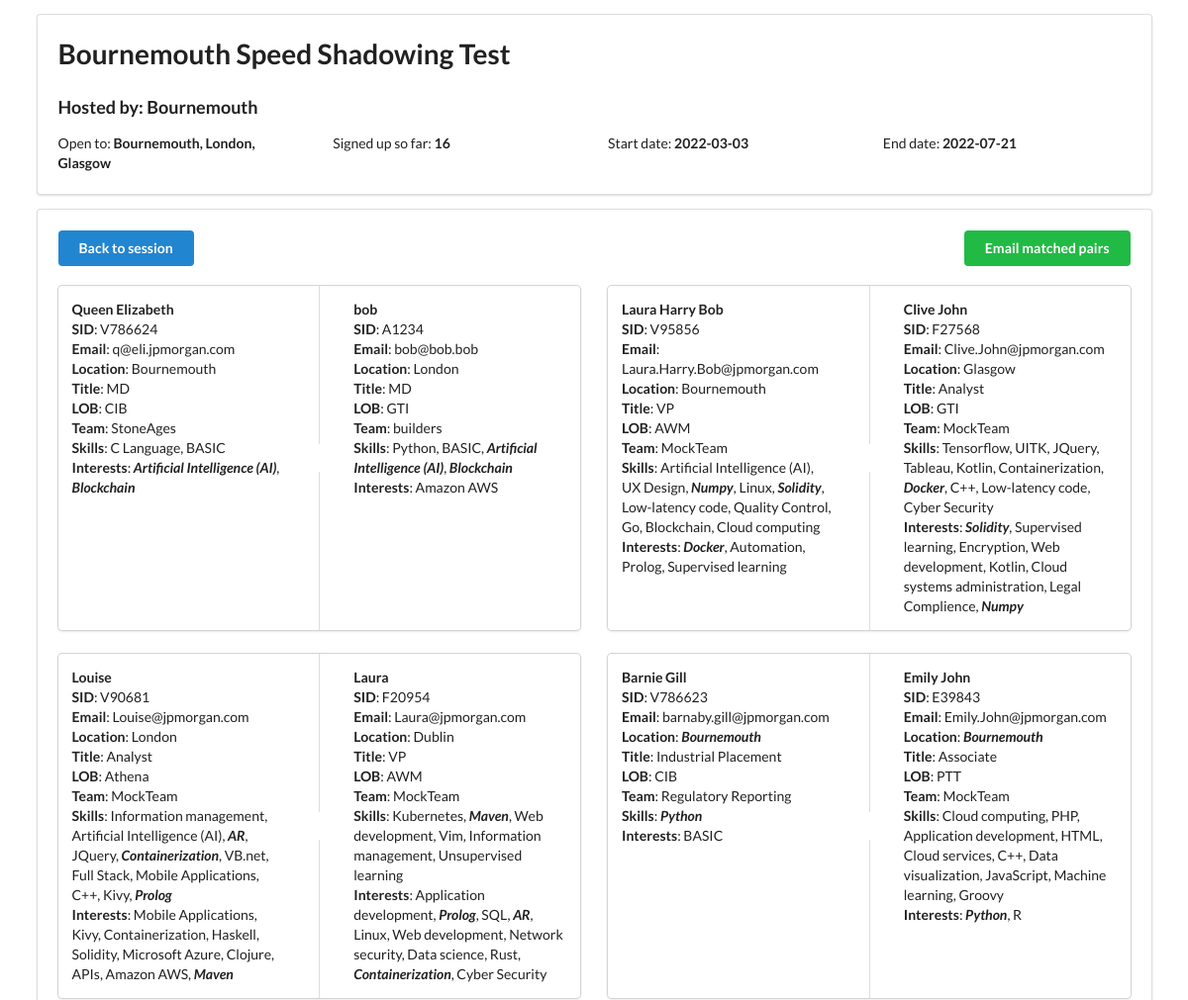
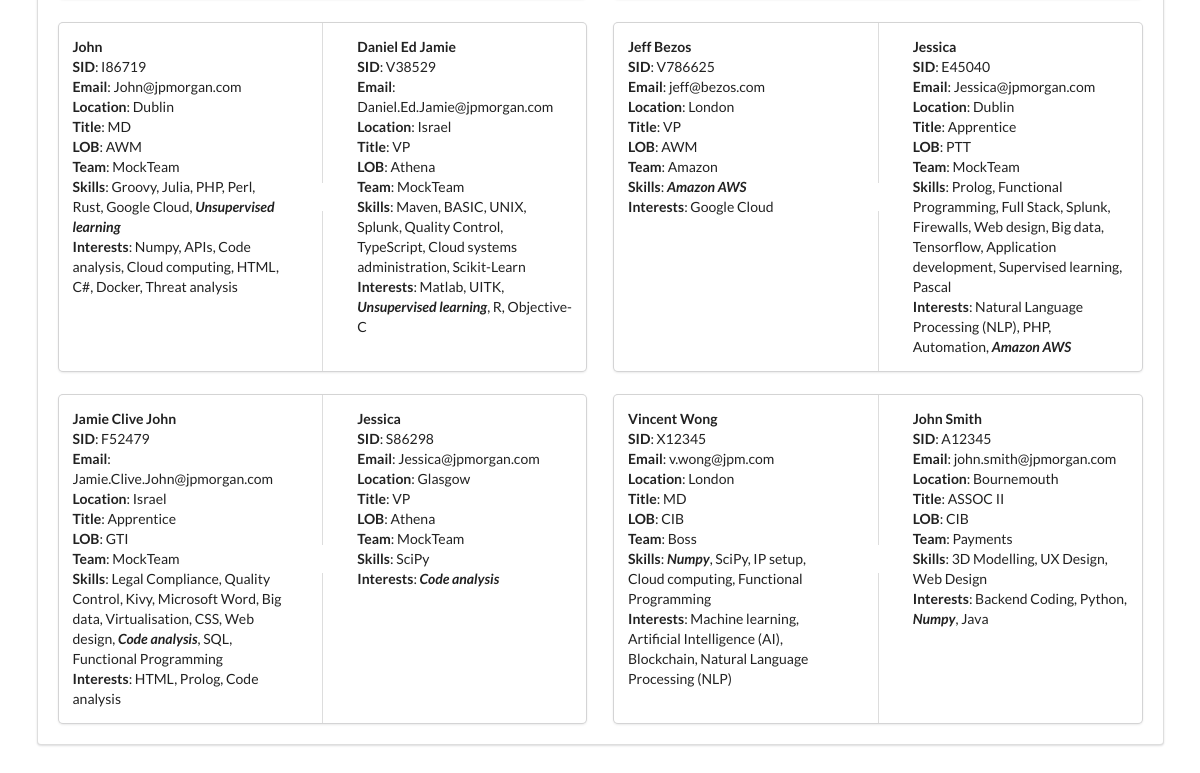
Screenshot of /events/1/match with the database file from the repository (2 pictures, top to bottom).
### tables this page shows
CREATE TABLE EVENTS (EVENT_ID INTEGER PRIMARY KEY AUTOINCREMENT, EVENT_NAME VARCHAR, HOST_LOCATION VARCHAR, OPEN_TO VARCHAR, HOST_SID VARCHAR, START_DATE DATE, END_DATE DATE);

CREATE TABLE SIGNUPS (SID VARCHAR PRIMARY KEY, EVENT_ID INTEGER, NAME VARCHAR, EMAIL VARCHAR, LOCATION VARCHAR, JOB_TITLE VARCHAR, LOB VARCHAR, TEAM VARCHAR, SKILLS VARCHAR, INTERESTS VARCHAR, SIGNUP_TIME TIME);

### main.py (the view, shortened to what this page needs)
@app.route("/events/<eventID>/match", methods=["GET"])
def match_participants(eventID):
    found = False
    event_name, location, open_to, _, host, start_date, end_date = get_event_details(eventID)
    print(event_name, location, open_to, host, start_date, end_date)
    participants = get_signed_up(eventID)
    signup_count = len(participants)
    data = get_existing_matches(eventID)
    if data:
        saved_participants, saved_matches = data
        saved_participants_set = set(saved_participants.split(','))
        existing_participants_set = set([x[0] for x in participants])
        if saved_participants_set == existing_participants_set:
            compatability, saved_triple = expand_saved_matches(saved_matches)
            triple = populate_matches_for_display(saved_triple, eventID) if saved_triple else None
            matches = [populate_matches_for_display(x, eventID) for x in compatability]
            found = True
            logging.warning("~~Populating saved~~")
    logging.warning(matches)
    logging.warning(triple)
    return render_template(
                "view_matches.html",
                matches=matches,
                triple=triple,
                signup_count=signup_count,
                eventID=eventID,
                event_name=event_name,
                open_to=open_to,
                host=host,
                start_date=start_date,
                end_date=end_date,
            )

### main.py (called while the page is built)
def expand_saved_matches(matches):
    matches_list = [x.split(",") for x in matches.split("|")]
    expanded_matches = []
    extra = None
    for m in matches_list:
        if len(m) == 3:
            expanded_matches.append(m)
        elif len(m) == 4:
            extra = m
        else:
            logging.warning(f"{m} - Length = {len(m)}")
    return expanded_matches, extra

def get_existing_matches(eventID):
    with sqlite3.connect(DB_PATH) as conn:
        cur = conn.cursor()
        cur.execute(
            "SELECT PARTICIPANTS, MATCHES "
            "FROM FOUND_MATCHES "
            "WHERE EVENT_ID = ? "
            "AND GENERATE_TS = "
            "(SELECT MAX(GENERATE_TS) FROM FOUND_MATCHES WHERE EVENT_ID=?);",
            (eventID,eventID)
        )
        res = cur.fetchone()
    if res:
        return res[0], res[1]
    else:
        return None

def get_event_details(eventID):
    with sqlite3.connect(DB_PATH) as conn:
        cur = conn.cursor()
        cur.execute(
            "SELECT EVENT_NAME, HOST_LOCATION, OPEN_TO, "
            "HOST_SID, HOST_LOCATION, START_DATE, END_DATE "
            "FROM EVENTS "
            "WHERE EVENT_ID = ?;",
            (eventID,)
        )
        event = cur.fetchone()
    return event

def get_signed_up(eventID):
    with sqlite3.connect(DB_PATH) as conn:
        cur = conn.cursor()
        cur.execute(
            "SELECT SID, EVENT_ID, NAME, EMAIL, LOCATION, JOB_TITLE, "
            "LOB, TEAM, SKILLS, INTERESTS, SIGNUP_TIME "
            "FROM SIGNUPS WHERE EVENT_ID=?;",
            (eventID,)
        )
        res = cur.fetchall()
    return res

def get_user_from_sid(eventID, sid):
    with sqlite3.connect(DB_PATH) as conn:
        cur = conn.cursor()
        cur.execute(
            "SELECT SID, EVENT_ID, NAME, EMAIL, LOCATION, JOB_TITLE, "
            "LOB, TEAM, SKILLS, INTERESTS, SIGNUP_TIME "
            "FROM SIGNUPS WHERE EVENT_ID=? AND SID=?;",
            (eventID,sid)
        )
        res = cur.fetchone()
    return res

def get_skill_list(skill_store_str):
    return [x.split("//")[1] for x in skill_store_str.split("|")]

### templates/view_matches.html (shortened to what this page needs)
<!DOCTYPE html>
<html>
<head>
<link rel="stylesheet" href="https://cdnjs.cloudflare.com/ajax/libs/semantic-ui/2.4.1/semantic.min.css">
</head>
<body>
    <div class="ui container">
        <div class="ui padded segment">
            <h1>{{event_name}}</h1>
            <h3>Hosted by: {{host}}</h3>
            <div class="ui grid">
                <div class="four wide column">Open to: <b>{{open_to}}</b></div>
                <div class="four wide column">Signed up so far: <b>{{signup_count}}</b></div>
                <div class="four wide column"> Start date: <b>{{start_date}}</b></div>
                <div class="four wide column">End date: <b>{{end_date}}</b></div>
            </div>
        </div>
        <div class="ui padded segment">
            <a href="{{ url_for('load_session', eventID=eventID) }}">
                <button type="button" class="ui button blue">Back to session</button>
            </a>
            <a href="{{ url_for('email_matches', eventID=eventID, matches=matches, triple=triple) }}">
                <button type="button" class="ui right floated button green">Email matched pairs</button>
            </a>
            <br><br>
            <div class="ui two cards">
                {% for pair in matches %}
                    <div class="ui centered card">
                        <div class="content">
                            <div class="ui two column very relaxed grid">
                                <div class="column">
                                    <b>{{pair[1][2]}}</b><br>
                                    <b>SID</b>: {{pair[1][0]}}<br>
                                    <b>Email</b>: {{pair[1][3]}}<br>
                                    <b>Location</b>: {{pair[1][4] | safe}}<br>
                                    <b>Title</b>: {{pair[1][5]}}<br>
                                    <b>LOB</b>: {{pair[1][6]}}<br>
                                    <b>Team</b>: {{pair[1][7]}}<br>
                                    <b>Skills</b>: {{pair[1][8] | safe}}<br>
                                    <b>Interests</b>: {{pair[1][9] | safe}}
                                </div>
                                <div class="column">
                                    <b>{{pair[2][2]}}</b><br>
                                    <b>SID</b>: {{pair[2][0]}}<br>
                                    <b>Email</b>: {{pair[2][3]}}<br>
                                    <b>Location</b>: {{pair[2][4] | safe}}<br>
                                    <b>Title</b>: {{pair[2][5]}}<br>
                                    <b>LOB</b>: {{pair[2][6]}}<br>
                                    <b>Team</b>: {{pair[2][7]}}<br>
                                    <b>Skills</b>: {{pair[2][8] | safe}}<br>
                                    <b>Interests</b>: {{pair[2][9] | safe}}
                                </div>
                            </div>
                        </div>
                    </div>
                {%endfor%}
            </div>
        </div>
        <br>
    </div>
</body>

### rows the page displays
EVENTS: EVENT_NAME "Bournemouth Speed Shadowing Test", HOST_LOCATION "Bournemouth", OPEN_TO "Bournemouth, London, Glasgow", START_DATE "2022-03-03", END_DATE "2022-07-21"
SIGNUPS: NAME "Queen Elizabeth", SID "V786624", EMAIL "q@eli.jpmorgan.com", LOCATION "Bournemouth", JOB_TITLE "MD", LOB "CIB", TEAM "StoneAges", SKILLS "C Language, BASIC", INTERESTS "Artificial Intelligence (AI) , Blockchain"
SIGNUPS: NAME "bob", SID "A1234", EMAIL "bob@bob.bob", LOCATION "London", JOB_TITLE "MD", LOB "GTI", TEAM "builders", SKILLS "Python, BASIC, Artificial Intelligence (AI) , Blockchain", INTERESTS "Amazon AWS"
SIGNUPS: NAME "Laura Harry Bob", SID "V95856", EMAIL "Laura.Harry.Bob@jpmorgan.com", LOCATION "Bournemouth", JOB_TITLE "VP", LOB "AWM", TEAM "MockTeam", SKILLS "Artificial Intelligence (AI), UX Design, Numpy , Linux, Solidity , Low-latency code, Quality Control, Go, Blockchain, Cloud computing", INTERESTS "Docker , Automation, Prolog, Supervised learning"
SIGNUPS: NAME "Clive John", SID "F27568", EMAIL "Clive.John@jpmorgan.com", LOCATION "Glasgow", JOB_TITLE "Analyst", LOB "GTI", TEAM "MockTeam", SKILLS "Tensorflow, UITK, JQuery, Tableau, Kotlin, Containerization, Docker , C++, Low-latency code, Cyber Security", INTERESTS "Solidity , Supervised learning, Encryption, Web development, Kotlin, Cloud systems administration, Legal Complience, Numpy"
SIGNUPS: NAME "Louise", SID "V90681", EMAIL "Louise@jpmorgan.com", LOCATION "London", JOB_TITLE "Analyst", LOB "Athena", TEAM "MockTeam", SKILLS "Information management, Artificial Intelligence (AI), AR , JQuery, Containerization , VB.net, Full Stack, Mobile Applications, C++, Kivy, Prolog", INTERESTS "Mobile Applications, Kivy, Containerization, Haskell, Solidity, Microsoft Azure, Clojure, APIs, Amazon AWS, Maven"
SIGNUPS: NAME "Laura", SID "F20954", EMAIL "Laura@jpmorgan.com", LOCATION "Dublin", JOB_TITLE "VP", LOB "AWM", TEAM "MockTeam", SKILLS "Kubernetes, Maven , Web development, Vim, Information management, Unsupervised learning", INTERESTS "Application development, Prolog , SQL, AR , Linux, Web development, Network security, Data science, Rust, Containerization , Cyber Security"
SIGNUPS: NAME "Barnie Gill", SID "V786623", EMAIL "barnaby.gill@jpmorgan.com", LOCATION "Bournemouth", JOB_TITLE "Industrial Placement", LOB "CIB", TEAM "Regulatory Reporting", SKILLS "Python", INTERESTS "BASIC"
SIGNUPS: NAME "Emily John", SID "E39843", EMAIL "Emily.John@jpmorgan.com", LOCATION "Bournemouth", JOB_TITLE "Associate", LOB "PTT", TEAM "MockTeam", SKILLS "Cloud computing, PHP, Application development, HTML, Cloud services, C++, Data visualization, JavaScript, Machine learning, Groovy", INTERESTS "Python , R"
SIGNUPS: NAME "John", SID "I86719", EMAIL "John@jpmorgan.com", LOCATION "Dublin", JOB_TITLE "MD", LOB "AWM", TEAM "MockTeam", SKILLS "Groovy, Julia, PHP, Perl, Rust, Google Cloud, Unsupervised learning", INTERESTS "Numpy, APIs, Code analysis, Cloud computing, HTML, C#, Docker, Threat analysis"
SIGNUPS: NAME "Daniel Ed Jamie", SID "V38529", EMAIL "Daniel.Ed.Jamie@jpmorgan.com", LOCATION "Israel", JOB_TITLE "VP", LOB "Athena", TEAM "MockTeam", SKILLS "Maven, BASIC, UNIX, Splunk, Quality Control, TypeScript, Cloud systems administration, Scikit-Learn", INTERESTS "Matlab, UITK, Unsupervised learning , R, Objective-C"
SIGNUPS: NAME "Jeff Bezos", SID "V786625", EMAIL "jeff@bezos.com", LOCATION "London", JOB_TITLE "VP", LOB "AWM", TEAM "Amazon", SKILLS "Amazon AWS", INTERESTS "Google Cloud"
SIGNUPS: NAME "Jessica", SID "E45040", EMAIL "Jessica@jpmorgan.com", LOCATION "Dublin", JOB_TITLE "Apprentice", LOB "PTT", TEAM "MockTeam", SKILLS "Prolog, Functional Programming, Full Stack, Splunk, Firewalls, Web design, Big data, Tensorflow, Application development, Supervised learning, Pascal", INTERESTS "Natural Language Processing (NLP), PHP, Automation, Amazon AWS"
SIGNUPS: NAME "Jamie Clive John", SID "F52479", EMAIL "Jamie.Clive.John@jpmorgan.com", LOCATION "Israel", JOB_TITLE "Apprentice", LOB "GTI", TEAM "MockTeam", SKILLS "Legal Compliance, Quality Control, Kivy, Microsoft Word, Big data, Virtualisation, CSS, Web design, Code analysis , SQL, Functional Programming", INTERESTS "HTML, Prolog, Code analysis"
SIGNUPS: NAME "Jessica", SID "S86298", EMAIL "Jessica@jpmorgan.com", LOCATION "Glasgow", JOB_TITLE "VP", LOB "Athena", TEAM "MockTeam", SKILLS "SciPy", INTERESTS "Code analysis"
SIGNUPS: NAME "Vincent Wong", SID "X12345", EMAIL "v.wong@jpm.com", LOCATION "London", JOB_TITLE "MD", LOB "CIB", TEAM "Boss", SKILLS "Numpy , SciPy, IP setup, Cloud computing, Functional Programming", INTERESTS "Machine learning, Artificial Intelligence (AI), Blockchain, Natural Language Processing (NLP)"
SIGNUPS: NAME "John Smith", SID "A12345", EMAIL "john.smith@jpmorgan.com", LOCATION "Bournemouth", JOB_TITLE "ASSOC II", LOB "CIB", TEAM "Payments", SKILLS "3D Modelling, UX Design, Web Design", INTERESTS "Backend Coding, Python, Numpy , Java"

### other values shown
{{ signup_count }} "16"
